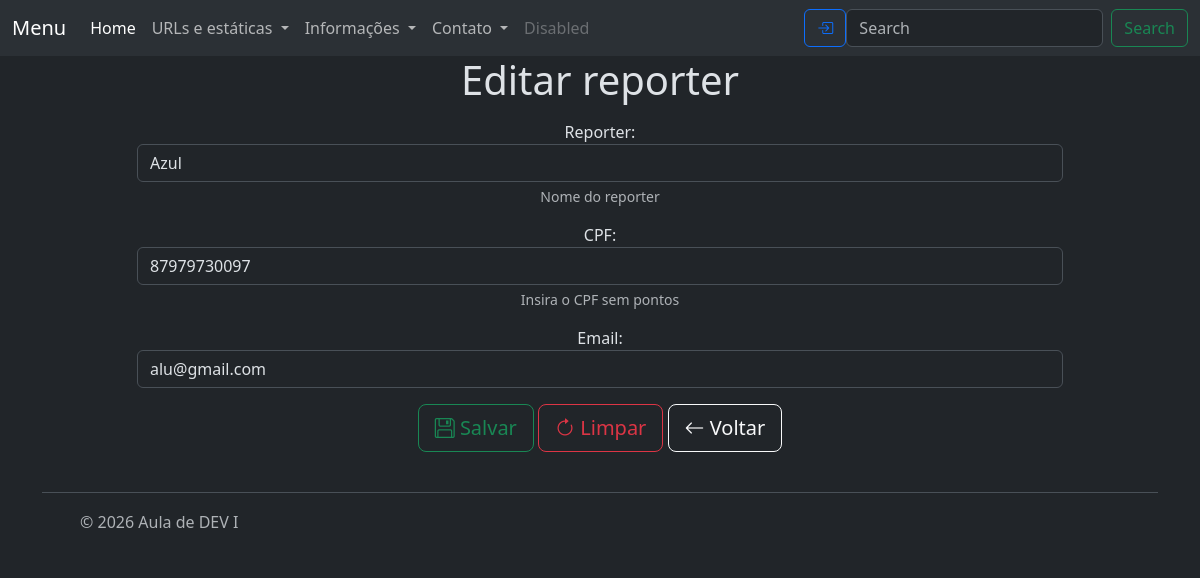
The page /relacionamento/classe/reporter/update/1 on the database its author committed.
### relacionamento/models/reporter.py (models this page shows, shortened)
class Reporter(BaseModel):
    nome = models.CharField(max_length=100,
                            validators=[MinLengthValidator(3)],
                            verbose_name=_('Reporter'),
                            help_text=_('Nome do reporter'))
    cpf = models.CharField(max_length=11,
                           validators=[MinLengthValidator(11),valida_cpf],
                           verbose_name=_('CPF'),
                           help_text=_('Insira o CPF sem pontos'))
    email = models.EmailField(max_length=254,)
    objects = ReporterManager()
    class Meta:
        permissions = [
            ('generate_name_reporter', 'Can generate name')
        ]

### relacionamento/views/reporter_classe.py (the view, shortened to what this page needs)
# urls.py: path('classe/reporter/update/<int:pk>', ReporterUpdateView.as_view(), name='classe_reporter_update'),
class ReporterUpdateView(View):
    @staticmethod
    def get(request,pk):
        busca = get_object_or_404(Reporter, pk=pk)
        '''quando o usuário chega na página, mostra o formulario com os dados do objeto'''
        form = ReporterForm(instance=busca)
        context = {'form': form,
                   'objeto': busca}
        return render(request, 'reporter/update.html', context)

### relacionamento/forms/reporter.py
class ReporterForm(BaseForm):
    class Meta:
        model = Reporter
        fields = '__all__' #objeto iteravel/lista com o nome dos atributos

### relacionamento/templates/reporter/update.html (shortened to what this page needs)
{% extends 'base.html' %}
{% block title %}
    <h1>Editar reporter</h1>
{% endblock title %}
{% block content %}
    <form id="exemplo" action="{% url 'relacionamento:reporter_update' objeto.id %}" method="post">
        {% for  field in form%}
            <div class="mb-3">
                {{field.label_tag}} {{field}}
                {%if field.help_text%}
                  <div class="form-text">{{field.help_text|safe}}</div>
                {%endif%}
            </div>
        {% endfor %}
        <button type="submit" class="btn btn-outline-success btn-lg"
                form="exemplo" value="Salvar">
                <i class="bi bi-floppy"></i>
                Salvar
        </button>
        <button type="reset" class="btn btn-outline-danger btn-lg" form="exemplo"
            value="Reset"><i class="bi bi-arrow-clockwise"></i>
            Limpar
        </button>
        <a class="btn btn-outline-light btn-lg" role="button"
           href="{% url 'relacionamento:reporter' %}">
            <i class="bi bi-arrow-left"></i>
            Voltar
        </a>
        </form>
{% endblock content %}

### rows shown on the page
Reporter: form "Azul" "87979730097" "alu@gmail.com"

### other values the page prints
{{ field.label_tag }} "Reporter:" "CPF:" "Email:"
{{ field.help_text|safe }} "Nome do reporter" "Insira o CPF sem pontos"
